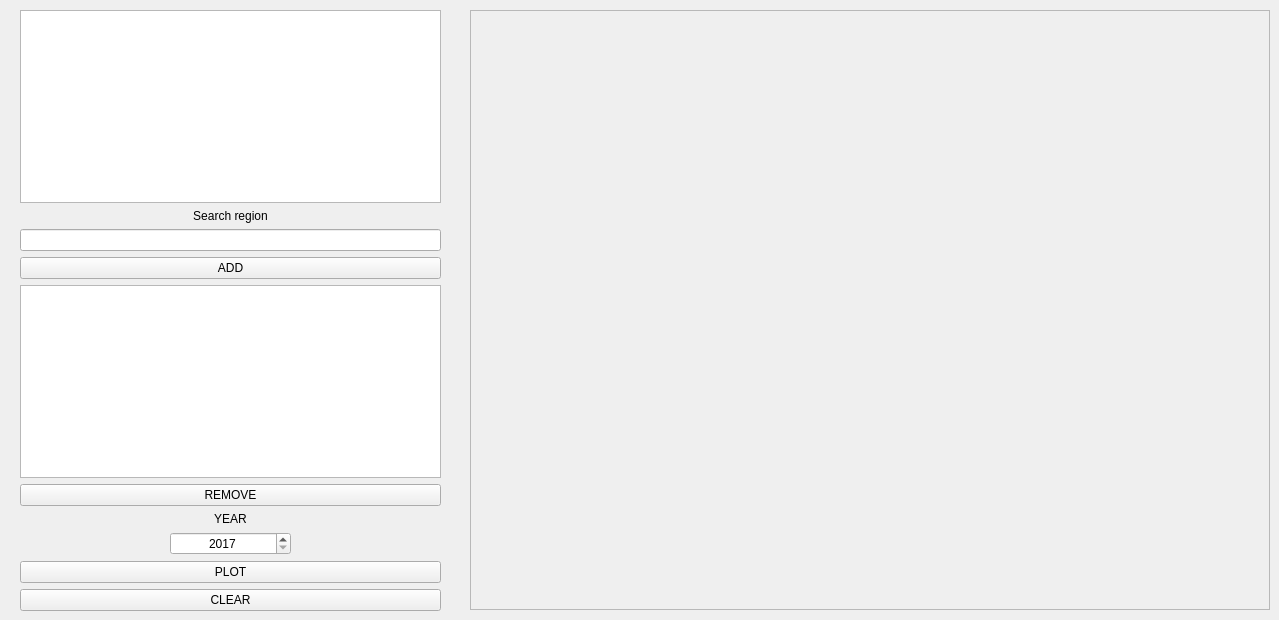
      <widget class="QWidget" name="tab_5">
       <attribute name="title">
        <string>Strona</string>
       </attribute>
       <widget class="QFrame" name="plot_5">
        <property name="geometry">
         <rect>
          <x>470</x>
          <y>10</y>
          <width>800</width>
          <height>600</height>
         </rect>
        </property>
        <property name="minimumSize">
         <size>
          <width>800</width>
          <height>600</height>
         </size>
        </property>
        <property name="frameShape">
         <enum>QFrame::StyledPanel</enum>
        </property>
        <property name="frameShadow">
         <enum>QFrame::Sunken</enum>
        </property>
        <layout class="QVBoxLayout" name="plot6"/>
       </widget>
       <widget class="QWidget" name="verticalLayoutWidget_9">
        <property name="geometry">
         <rect>
          <x>20</x>
          <y>10</y>
          <width>421</width>
          <height>601</height>
         </rect>
        </property>
        <layout class="QVBoxLayout" name="verticalLayout_9">
         <item>
          <widget class="QListWidget" name="listWidget_region_6">
           <property name="font">
            <font>
             <family>Cascadia Mono</family>
             <pointsize>8</pointsize>
            </font>
           </property>
           <property name="editTriggers">
            <set>QAbstractItemView::CurrentChanged|QAbstractItemView::DoubleClicked|QAbstractItemView::EditKeyPressed|QAbstractItemView::SelectedClicked</set>
           </property>
           <property name="alternatingRowColors">
            <bool>true</bool>
           </property>
           <property name="isWrapping" stdset="0">
            <bool>false</bool>
           </property>
           <property name="wordWrap">
            <bool>false</bool>
           </property>
           <property name="selectionRectVisible">
            <bool>false</bool>
           </property>
           <property name="currentRow">
            <number>-1</number>
           </property>
           <property name="sortingEnabled">
            <bool>true</bool>
           </property>
          </widget>
         </item>
         <item>
          <widget class="QLabel" name="label_search_region_6">
           <property name="text">
            <string>Search region</string>
           </property>
           <property name="alignment">
            <set>Qt::AlignCenter</set>
           </property>
          </widget>
         </item>
         <item>
          <widget class="QLineEdit" name="lineEdit_search_region_6"/>
         </item>
         <item>
          <widget class="QPushButton" name="pushButton_add_6">
           <property name="text">
            <string>ADD</string>
           </property>
          </widget>
         </item>
         <item>
          <widget class="QListWidget" name="listWidget_selected_regions_6"/>
         </item>
         <item>
          <widget class="QPushButton" name="pushButton_remove_6">
           <property name="text">
            <string>REMOVE</string>
           </property>
          </widget>
         </item>
         <item>
          <widget class="QLabel" name="label_10">
           <property name="text">
            <string>YEAR</string>
           </property>
           <property name="alignment">
            <set>Qt::AlignCenter</set>
           </property>
          </widget>
         </item>
         <item>
          <layout class="QHBoxLayout" name="horizontalLayout_8">
           <item>
            <spacer name="horizontalSpacer_15">
             <property name="orientation">
              <enum>Qt::Horizontal</enum>
             </property>
             <property name="sizeType">
              <enum>QSizePolicy::Fixed</enum>
             </property>
             <property name="sizeHint" stdset="0">
              <size>
               <width>150</width>
               <height>20</height>
              </size>
             </property>
            </spacer>
           </item>
           <item>
            <widget class="QSpinBox" name="spinBox_year_6">
             <property name="alignment">
              <set>Qt::AlignCenter</set>
             </property>
             <property name="minimum">
              <number>2017</number>
             </property>
             <property name="maximum">
              <number>2021</number>
             </property>
             <property name="value">
              <number>2017</number>
             </property>
            </widget>
           </item>
           <item>
            <spacer name="horizontalSpacer_16">
             <property name="orientation">
              <enum>Qt::Horizontal</enum>
             </property>
             <property name="sizeType">
              <enum>QSizePolicy::Fixed</enum>
             </property>
             <property name="sizeHint" stdset="0">
              <size>
               <width>150</width>
               <height>20</height>
              </size>
             </property>
            </spacer>
           </item>
          </layout>
         </item>
         <item>
          <widget class="QPushButton" name="pushButton_plot_7">
           <property name="text">
            <string>PLOT</string>
           </property>
          </widget>
         </item>
         <item>
          <widget class="QPushButton" name="pushButton_plot_clear_7">
           <property name="text">
            <string>CLEAR</string>
           </property>
          </widget>
         </item>
        </layout>
       </widget>
      </widget>
